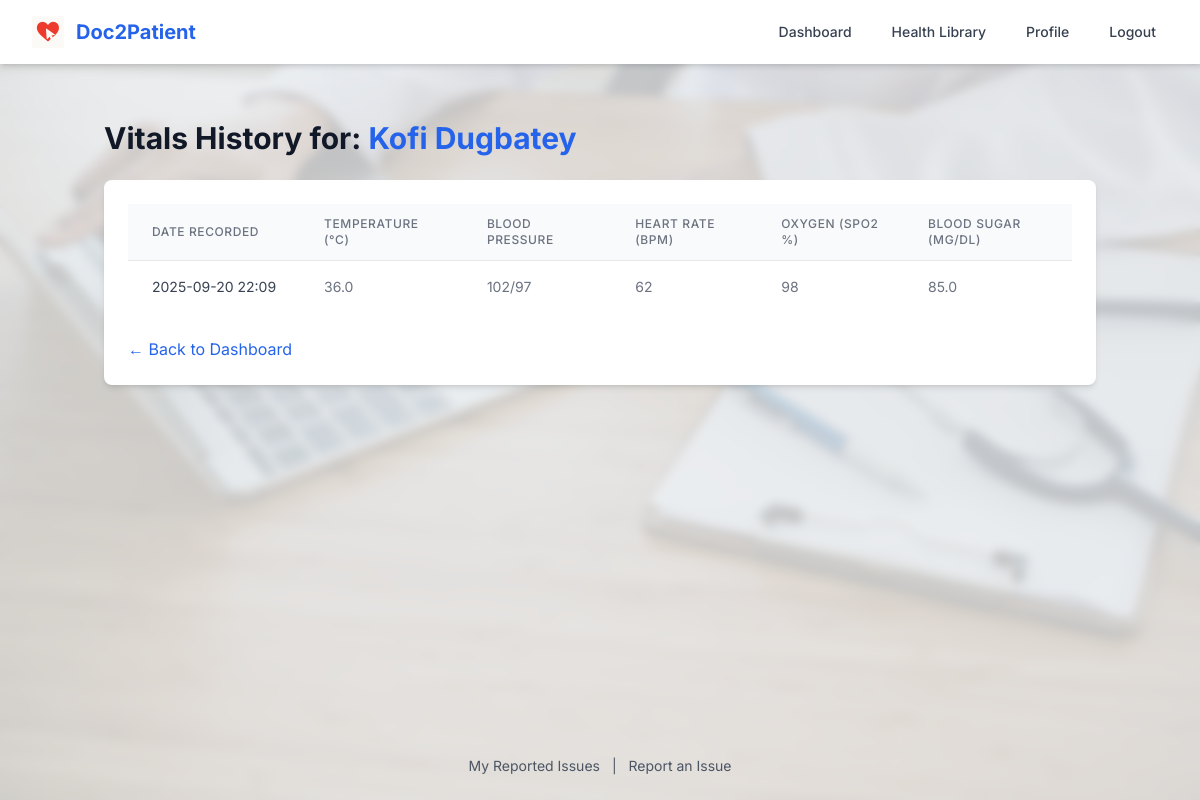
Page /view_patient_vitals/1 (signed in) on the committed database.
### app/models.py (models this page shows, shortened)
class User(UserMixin, db.Model):
    __tablename__ = 'user'
    id = db.Column(db.Integer, primary_key=True)
    username = db.Column(db.String(64), index=True, unique=True)
    email = db.Column(db.String(120), index=True, unique=True)
    phone_number = db.Column(db.String(20), nullable=True)
    region = db.Column(db.String(50), nullable=True)
    otp_secret = db.Column(db.String(32), nullable=True)
    otp_enabled = db.Column(db.Boolean, nullable=False, default=False, server_default='0')
    is_admin = db.Column(db.Boolean, nullable=False, default=False, server_default='0')
    is_active = db.Column(db.Boolean, nullable=False, default=True, server_default='1')
    password_hash = db.Column(db.String(256))
    role = db.Column(db.String(20), index=True, default='patient')
    speciality = db.Column(db.String(100), nullable=True)
    experience_years = db.Column(db.Integer, nullable=True)
    image_file = db.Column(db.String(40), nullable=False, server_default='default.jpg', default='default.jpg')
    bio = db.Column(db.Text, nullable=True)
    appointments_as_doctor = db.relationship('Appointment', foreign_keys='Appointment.doctor_id', backref='doctor', lazy='dynamic')
    appointments_as_patient = db.relationship('Appointment', foreign_keys='Appointment.patient_id', backref='patient', lazy='dynamic')
    vitals_records = db.relationship('VitalsRecord', backref='user', lazy='dynamic', cascade="all, delete-orphan")
    reviews_written = db.relationship('Review', foreign_keys='Review.patient_id', backref='author', lazy='dynamic')
    reviews_received = db.relationship('Review', foreign_keys='Review.doctor_id', backref='doctor_reviewed', lazy='dynamic')
    __table_args__ = (
        UniqueConstraint('phone_number', name='uq_user_phone_number'),
    )

class VitalsRecord(db.Model):
    id = db.Column(db.Integer, primary_key=True)
    patient_id = db.Column(db.Integer, db.ForeignKey('user.id'), nullable=False)
    timestamp = db.Column(db.DateTime, index=True, default=datetime.utcnow)
    temperature = db.Column(db.Float, nullable=True) # Celsius
    blood_pressure_systolic = db.Column(db.Integer, nullable=True) # Upper number
    blood_pressure_diastolic = db.Column(db.Integer, nullable=True) # Lower number
    heart_rate = db.Column(db.Integer, nullable=True) # BPM
    respiratory_rate = db.Column(db.Integer, nullable=True) # Breaths per minute
    oxygen_saturation = db.Column(db.Integer, nullable=True) # SpO2 %
    blood_sugar = db.Column(db.Float, nullable=True) # mg/dL or mmol/L
    height = db.Column(db.Float, nullable=True) # cm
    weight = db.Column(db.Float, nullable=True) # kg

### app/routes.py (the view)
@app.route('/view_patient_vitals/<int:patient_id>')
@login_required
def view_patient_vitals(patient_id):
    if current_user.role != 'doctor':
        flash('This page is for doctors only.', 'warning')
        return redirect(url_for('index'))
    patient = User.query.get_or_404(patient_id)
    if patient.role != 'patient':
        flash('Invalid patient ID.', 'danger')
        return redirect(url_for('doctor_dashboard'))
    records = patient.vitals_records.order_by(VitalsRecord.timestamp.desc()).all()
    return render_template('view_patient_vitals.html',
                           title=f"{patient.username}'s Vitals",
                           patient=patient,
                           records=records)

### app/models.py (called while the page is built)
@login.user_loader
def load_user(user_id):
    user_id = int(user_id)
    if user_id == 0:
        return AdminUser()
    return User.query.get(user_id)

### app/templates/view_patient_vitals.html
{% extends "base.html" %}
{% block content %}
<div class="container mx-auto px-4 py-8">
    <h1 class="text-3xl font-bold text-gray-900 mb-6">
        Vitals History for: <span class="text-blue-600">{{ patient.username }}</span>
    </h1>
    <div class="bg-white shadow-md rounded-lg p-6">
        <div class="overflow-x-auto">
            <table class="min-w-full divide-y divide-gray-200">
                <thead class="bg-gray-50">
                    <tr>
                        <th class="px-6 py-3 text-left text-xs font-medium text-gray-500 uppercase tracking-wider">Date Recorded</th>
                        <th class="px-6 py-3 text-left text-xs font-medium text-gray-500 uppercase tracking-wider">Temperature (°C)</th>
                        <th class="px-6 py-3 text-left text-xs font-medium text-gray-500 uppercase tracking-wider">Blood Pressure</th>
                        <th class="px-6 py-3 text-left text-xs font-medium text-gray-500 uppercase tracking-wider">Heart Rate (BPM)</th>
                        <th class="px-6 py-3 text-left text-xs font-medium text-gray-500 uppercase tracking-wider">Oxygen (SpO2 %)</th>
                        <th class="px-6 py-3 text-left text-xs font-medium text-gray-500 uppercase tracking-wider">Blood Sugar (mg/dL)</th>
                    </tr>
                </thead>
                <tbody class="bg-white divide-y divide-gray-200">
                    {% for record in records %}
                    <tr>
                        <td class="px-6 py-4 whitespace-nowrap text-sm text-gray-700">{{ record.timestamp.strftime('%Y-%m-%d %H:%M') }}</td>
                        <td class="px-6 py-4 whitespace-nowrap text-sm text-gray-500">{{ record.temperature or '--' }}</td>
                        <td class="px-6 py-4 whitespace-nowrap text-sm text-gray-500">{{ record.blood_pressure_systolic or '--' }}/{{ record.blood_pressure_diastolic or '--' }}</td>
                        <td class="px-6 py-4 whitespace-nowrap text-sm text-gray-500">{{ record.heart_rate or '--' }}</td>
                        <td class="px-6 py-4 whitespace-nowrap text-sm text-gray-500">{{ record.oxygen_saturation or '--' }}</td>
                        <td class="px-6 py-4 whitespace-nowrap text-sm text-gray-500">{{ record.blood_sugar or '--' }}</td>
                    </tr>
                    {% else %}
                    <tr>
                        <td colspan="6" class="px-6 py-4 text-center text-sm text-gray-500">No vitals have been logged for this patient yet.</td>
                    </tr>
                    {% endfor %}
                </tbody>
            </table>
        </div>
        <div class="mt-6">
            <a href="{{ url_for('doctor_dashboard') }}" class="text-blue-600 hover:underline">← Back to Dashboard</a>
        </div>
    </div>
</div>
{% endblock %}

### app/templates/base.html (style rules this page uses)
body { font-family: 'Inter', sans-serif; background-color: #f3f4f6; }

### rows in the picture
User: username "Kofi Dugbatey"
VitalsRecord: timestamp "2025-09-20 22:09", temperature "36.0", blood_pressure_systolic "102", blood_pressure_diastolic "97", heart_rate "62", oxygen_saturation "98", blood_sugar "85.0"
